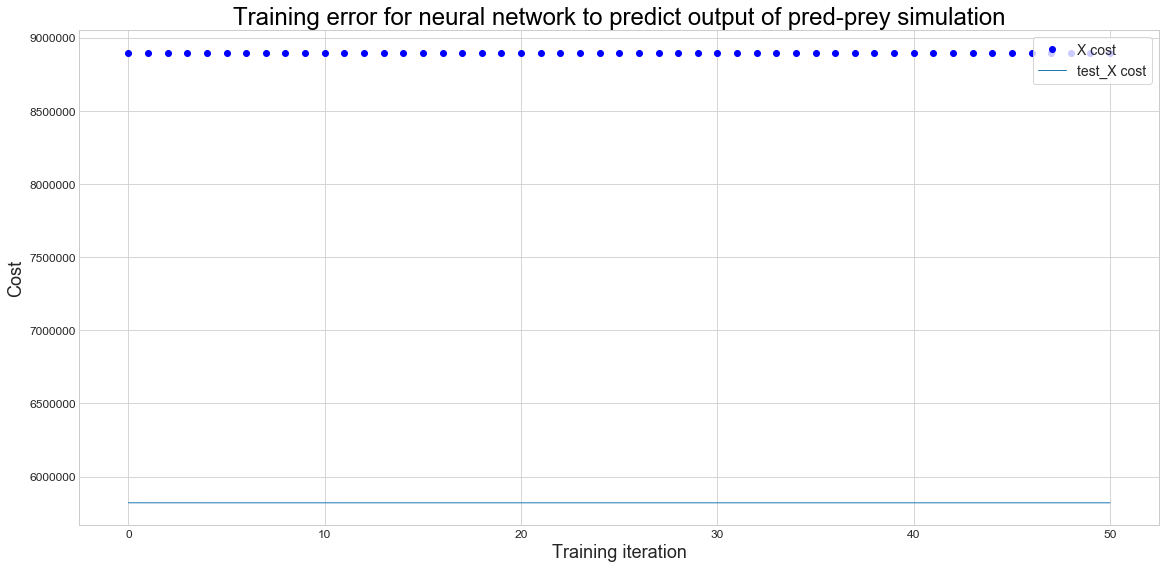

The Python source for this figure:
# -*- coding: utf-8 -*-
"""
Created on Wed Dec 13 15:14:15 2017

@author: James
"""

import numpy as np
import random
import sys
import os
from scipy import optimize
import matplotlib.pyplot as plt
from sklearn import preprocessing
from sklearn.model_selection import train_test_split
import seaborn as sns
try:
    import cPickle as pickle
except:
    import pickle

sns.set_context(rc={"lines.linewidth": 1})
sns.set_style("whitegrid")

class Neural_Net(object):
    def __init__(self, input_size=3, output_size=1, hidden_layers=0, hidden_layer_sizes=[], Lambda=0):
        if not len(hidden_layer_sizes)==hidden_layers:
            print("Specified sizes of hidden layers does not correspond to specified number of hidden layers")
            return
        #Define Hyperparameters
        print("Initialising NN internal")
        self.inputLayerSize = input_size
        self.outputLayerSize = output_size
        if not hidden_layer_sizes==[]:
            self.hiddenLayerSizes = hidden_layer_sizes
        else:
            self.hiddenLayerSizes = [0 for x in range(hidden_layers)]
        self.Lambda = Lambda
        
        #Weights (Parameters)
        self.weights = [0 for x in range(hidden_layers+1)]
        self.z = [None for x in range(len(self.weights))]
        self.a = [None for x in range(len(self.weights))]
        self.deltas = [None for x in range(len(self.weights))]
        self.grads = [None for x in range(len(self.weights))]
        print("Setting weights")
        
        for w in range(len(self.weights)):
            if hidden_layers>0:
                if w==0:
                    self.weights[w] = np.random.randn(self.inputLayerSize, self.hiddenLayerSizes[w])
                elif w==len(self.weights)-1:
                    self.weights[w] = np.random.randn(self.hiddenLayerSizes[w-1], self.outputLayerSize)
                else:
                    self.weights[w] = np.random.randn(self.hiddenLayerSizes[w-1], self.hiddenLayerSizes[w])
            else:
                self.weights[w] = np.random.randn(self.inputLayerSize, self.outputLayerSize)
        print("Initial weights set")
        return
            
    def forward(self, X):
        #Propagate inputs through network
        for v in range(len(self.z)+1):
            if v==0:
                self.z[v] = np.dot(X, self.weights[v])
            elif v==len(self.z):
                yHat = self.sigmoid(self.z[v-1])
                return yHat
            else:
                self.z[v] = np.dot(self.a[v-1], self.weights[v])
            self.a[v] = self.sigmoid(self.z[v])            
        
    def sigmoid(self, z):
        #Apply sigmoid activation function to scalar, vector, matrix
        #print(z)
        return 1/(1+np.exp(-z))
        
    def sigmoidPrime(self, z):
        #Derivative of Sigmoid Function
        return np.exp(-z)/((1+np.exp(-z))**2)
        
    def costFunction(self, X, y):
        self.yHat = self.forward(X)
        J = 0.5*sum(sum((y-self.yHat)**2)/X.shape[0])
#        print("J",J)
#        part = np.empty_like(J)
#        for w in range(len(self.weights)-1):
#            s = sum(self.weights[w]**2)
#            s += sum(self.weights[w+1]**2)
#            s *= 0.5*(self.Lambda/2)
#            print("sum",s)
#        J+=1    
        return J
        
    def costFunctionPrime(self, X, y):
        #Computer derivative with respect to W1, W2, W3, and W4
        self.yHat = self.forward(X)
        for i in range(len(self.z)-1, -1, -1):
            if len(self.z)>1:
                if i==len(self.z)-1:
                    self.deltas[i] = np.multiply(-(y-self.yHat), self.sigmoidPrime(self.z[i]))
                elif i==0:
                    self.deltas[i] = np.dot(self.deltas[i+1], self.weights[i+1].T)*self.sigmoidPrime(self.z[i])
                    self.grads[i] = np.dot(X.T, self.deltas[i])/X.shape[0] + self.Lambda*self.weights[i]
                    djs = self.grads
                    return djs
                else:
                    self.deltas[i] = np.dot(self.deltas[i+1], self.weights[i+1].T)*self.sigmoidPrime(self.z[i])
                self.grads[i] = np.dot(self.a[i-1].T, self.deltas[i])/X.shape[0] + self.Lambda*self.weights[i]
            else:
                self.deltas[i] = np.multiply(-(y-self.yHat), self.sigmoidPrime(self.z[i]))
                self.grads[i] = np.dot(X.T, self.deltas[i])/X.shape[0] + self.Lambda*self.weights[i]
                djs = self.grads
                return djs
            
        
    def getParams(self):
        #Get all Ws rolled into a vector:
        params = np.empty(0)
        for i in range(len(self.weights)):
            params = np.concatenate((params,self.weights[i].ravel()))
        return params
        
    def setParams(self, params):
        #Set all Ws using single parameter vector:
        start = 0
        end = -1
        for i in range(len(self.weights)):
            if not self.hiddenLayerSizes==[]:
                if i==0:
                    end = self.hiddenLayerSizes[i]*self.inputLayerSize
                    self.weights[i] = np.reshape(params[start:end], (self.inputLayerSize, self.hiddenLayerSizes[i]))
                    start = end
                elif i==len(self.weights)-1:
                    end += self.hiddenLayerSizes[i-1]*self.outputLayerSize
                    self.weights[i] = np.reshape(params[start:end], (self.hiddenLayerSizes[i-1], self.outputLayerSize))
                else:
                    end += self.hiddenLayerSizes[i-1]*self.hiddenLayerSizes[i]
                    self.weights[i] = np.reshape(params[start:end], (self.hiddenLayerSizes[i-1], self.hiddenLayerSizes[i]))
                    start = end
            else:
                end = self.outputLayerSize*self.inputLayerSize
                self.weights[i] = np.reshape(params[start:end], (self.inputLayerSize, self.outputLayerSize))
                start = end
        
    def computeGradients(self, X, y):
        djs = self.costFunctionPrime(X,y)
        p = []
        for e in djs:
            p = np.concatenate((p, e.ravel()))
        return p
        
class Trainer(object):
    def __init__(self,N, it):
        #Make local reference to neural network
        self.N = N
        self.it = it
        
    def costFunctionWrapper(self, params, X, y):
        self.N.setParams(params)
        cost = self.N.costFunction(X,y)
        grad = self.N.computeGradients(X,y)
        return cost,grad
        
    def callBackF(self, params):
        self.N.setParams(params)
        self.J.append(self.N.costFunction(self.X,self.y))
        self.testJ.append(self.N.costFunction(self.testX, self.testY))
    
    def train(self, trainX,trainY,testX,testY):
        #Make internal variable for callback function
        self.X = trainX
        self.y = trainY
        
        self.testX = testX
        self.testY = testY
        #Make empty lists to store costs
        self.J = []
        self.testJ = []
        params0 = self.N.getParams()        
        options = {'maxiter':self.it, 'disp':True}
        _res = optimize.minimize(self.costFunctionWrapper, params0, jac=True, method='BFGS', args=(trainX,trainY), options=options, callback=self.callBackF)
        self.N.setParams(_res.x)
        self.optimizationresults = _res
        
def computeNumericalGradient(N,X,y):
    paramsInitial = N.getParams()
    numgrad = np.empty_like(paramsInitial)
    perturb = np.zeros(paramsInitial.shape)        
    e = 0.000001
    for p in range(len(paramsInitial)):
        #Set perturbation vector
        perturb[p] = e
        N.setParams(paramsInitial+perturb)
        loss2 = N.costFunction(X,y)
        
        N.setParams(paramsInitial-perturb)
        loss1 = N.costFunction(X,y)
        
        #Compute Numerical Gradient
        numgrad[p] = (loss2-loss1)/2*e
        
        #Return value of perturb
        perturb[p] = 0
    #Return aprams to initial value
    N.setParams(paramsInitial)
    
    return numgrad

def parse():
    csv = open(os.getcwd()+"/../predprey_data.csv","r")
    
    lcount=0
    cmax = 0
    pmax = 0
    print("Checking files\n")
    for li in csv:
        sp = li.rstrip().split(",")
        params = np.zeros(8)
        fitnesses = np.zeros(3)
        for i in range(len(params)):
            params[i] = float(sp[i+1])
        fitnesses[0] = float(sp[10])
        fitnesses[1] = float(sp[11])
        fitnesses[2] = float(sp[12])
        if fitnesses[0]>cmax:
            cmax = fitnesses[0]
        if fitnesses[1]>pmax:
            pmax = fitnesses[1]
        if lcount==0:
            X = np.array([params[0],params[1],params[2],params[3],params[4],params[5],params[6],params[7]],dtype=float)
            Y = np.array([fitnesses[0],fitnesses[2]],dtype=float)
            Y3 = np.array([fitnesses[0],fitnesses[1],fitnesses[2]],dtype=float)
        elif lcount==1:
            X = np.concatenate([[X],[params]])
            Y = np.concatenate([[Y],[[fitnesses[0],fitnesses[2]]]])
            Y3 = np.concatenate([[Y3],[fitnesses]])
        else:
            X = np.append(X,[params],axis=0)
            Y = np.append(Y,[[fitnesses[0],fitnesses[2]]],axis=0)
            Y3 = np.append(Y3,[fitnesses],axis=0)
        lcount+=1
    print("Dumping X, Y 2 fitnesses, and Y 3 Fitnesses\n")
    pickle.dump(X,open("X.p","wb"))
    pickle.dump(Y,open("Y2.p","wb"))
    pickle.dump(Y3,open("Y3.p","wb"))
    return X,Y

def parseFitness():
    csv = open(os.getcwd()+"/../predprey_data.csv","r")
    lcount=0
    print("Checking files\n")
    for li in csv:
        sp = li.rstrip().split(",")
        params = np.zeros(8)
        fitnesses = np.zeros(3)
        for i in range(len(params)):
            params[i] = float(sp[i+1])
        fitnesses[0] = float(sp[10])
        fitnesses[1] = float(sp[11])
        fitnesses[2] = float(sp[12])
        if lcount==0:
            f1 = np.array([fitnesses[0]],dtype=float)
            f2 = np.array([fitnesses[1]],dtype=float)
            f3 = np.array([fitnesses[2]],dtype=float)
#        elif lcount==1:
#            f1 = np.concatenate([f1,[fitnesses[0]]],axis=0)
#            f2 = np.concatenate([f2,[fitnesses[1]]],axis=0)
#            f3 = np.concatenate([f3,[fitnesses[2]]],axis=0)
        else:
            f1 = np.concatenate([f1,[fitnesses[0]]],axis=0)
            f2 = np.concatenate([f2,[fitnesses[1]]],axis=0)
            f3 = np.concatenate([f3,[fitnesses[2]]],axis=0)
        lcount+=1
    pickle.dump(f1,open("change.p","wb"))
    pickle.dump(f2,open("pop.p","wb"))
    pickle.dump(f3,open("nonz.p","wb"))

def gen_params():
    new = [0]*8
    new[0] = int(random.uniform(0, 5000))
    new[1] = int(random.uniform(0, 5000))
    new[2] = int(random.uniform(0, 5000))
    new[3] = random.uniform(0, 0.25)
    new[4] = random.uniform(0, 0.25)
    new[5] = int(random.uniform(0, 250))
    new[6] = int(random.uniform(0, 250))
    new[7] = int(random.uniform(0, 250))
    return new

def train_NN(trainX,trainY,testX,testY,output,iterations,title,save):
    if (len(trainY[0])!=output):
        print("provided data doesn't match output neurons")
    else:
        print("Initialising neural network "+save+"\n")   
        NN = Neural_Net(input_size=8, output_size=output, hidden_layers=0, hidden_layer_sizes=[], Lambda=0.0001)
        print("Training neural network "+save+"\n")
        T = Trainer(NN,iterations)
        T.train(trainX,trainY,testX,testY)
        print("weights: \n",NN.weights)
        print("function: \n", T.optimizationresults.fun)
        pickle.dump(NN,open(save+".p","wb"))
        pickle.dump(T,open(save+"_trainer.p","wb"))
        
        plt.figure()
        plt.figure(figsize=(16, 8))
        plt.title(title, fontsize=24, color='black')
        plt.grid(1)
        plt.xlabel('Training iteration', fontsize=18)
        plt.ylabel('Cost', fontsize=18)
        plt.yticks(fontsize=12)
        plt.xticks(fontsize=12)
        plt.tight_layout()
        plt.plot(T.J, 'bo', label="X cost")
        plt.plot(T.testJ, label="test_X cost")
        plt.legend(frameon=True, fontsize=14, loc=1)
        plt.savefig(save+".png", bbox_inches='tight')
        plt.savefig(save+".pdf", bbox_inches='tight')
    return

def main():
    seed = random.randrange(sys.maxsize)
    random.seed(seed)
    print("seed",seed)
    X = pickle.load(open("X.p","rb"))
#    X = pickle.load(open("X.p","rb"))
#    Y = pickle.load(open("Y2.p","rb"))
#    Y = pickle.load(open("Y3.p","rb"))
    c = pickle.load(open("change.p","rb"))
    p = pickle.load(open("pop.p","rb"))
    n = pickle.load(open("nonz.p","rb"))
    Y = []
    for i in range(len(c)):
        Y.append([c[i],p[i],n[i]])
#    X, Y = zip(*random.sample(list(zip(X,Y)), 250000))
    
    trainX, testX, trainY, testY = train_test_split(X,Y, test_size=0.05)
    try0 = []
    try1 = []
    try2 = []
    try3 = []
    tey0 = []
    tey1 = []
    tey2 = []
    tey3 = []
    for j in range(len(trainY)):
        try0.append([trainY[j][0]])
        try1.append([trainY[j][1]])
        try2.append([trainY[j][2]])
        try3.append([trainY[j][0],trainY[j][2]])
    for k in range(len(testY)):
        tey0.append([testY[k][0]])
        tey1.append([testY[k][1]])
        tey2.append([testY[k][2]])
        tey3.append([testY[k][0],testY[k][2]])
        
    #Scaling
    mmscalerX = preprocessing.StandardScaler()
#    mmscalerX = preprocessing.MinMaxScaler()
#    mmscalerX = preprocessing.MaxAbsScaler()
#    mmscalerX = preprocessing.RobustScaler(quantile_range=(25, 75))
#    mmscalerX = preprocessing.QuantileTransformer(output_distribution='uniform')
#    mmscalerX = preprocessing.Normalizer()
    mmscalerX = mmscalerX.fit(trainX)
    trainX = mmscalerX.transform(trainX)
    testX = mmscalerX.transform(testX)
    
    train_NN(trainX,trainY,testX,testY,3,2000,"Training error for neural network to predict output of pred-prey simulation","neural_network")
    train_NN(trainX,try0,testX,tey0,1,2000,"Training error for neural network to predict fitness 1","neural_network0")
    train_NN(trainX,try1,testX,tey1,1,2000,"Training error for neural network to predict fitness 2","neural_network1")
    train_NN(trainX,try2,testX,tey2,1,2000,"Training error for neural network to predict fitness 3","neural_network2")
    train_NN(trainX,try3,testX,tey3,2,2000,"Training error for neural network to predict fitnesses 1 and 3","neural_network_only2")
    return

main()